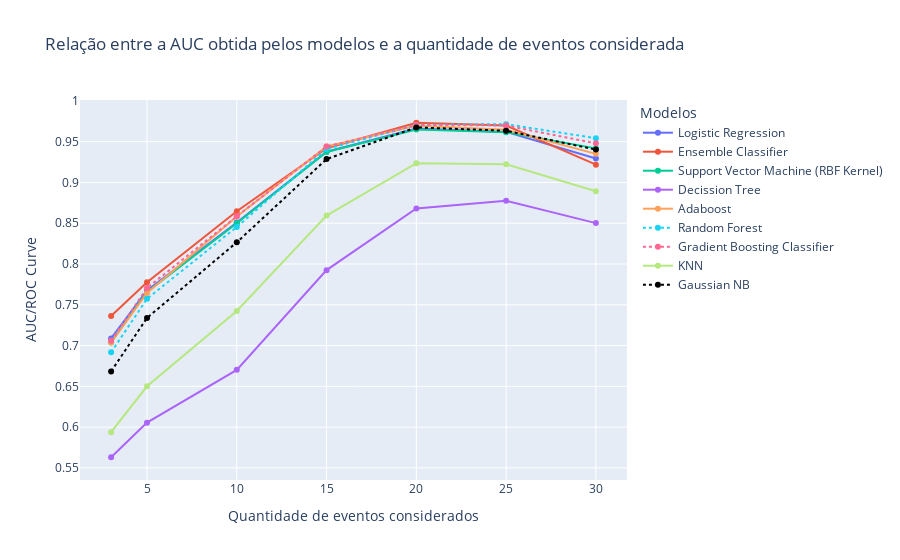

Write notebook code for a chart like this one.
### Code cell
fig = px.line(df, color='model', markers=True, x='amount_events', y='auc',labels={"amount_events": "Quantidade de eventos considerados","auc": "AUC/ROC Curve","model": "Modelos"},title="Relação entre a AUC obtida pelos modelos e a quantidade de eventos considerada")
fig.update_traces(patch={"line": {"dash": 'dot'}}, selector={"legendgroup": "Gradient Boosting Classifier"})
fig.update_traces(patch={"line": {"dash": 'dot'}}, selector={"legendgroup": "Random Forest"})
fig.update_traces(patch={"line": {'color': 'black',"dash": 'dot'}}, selector={"legendgroup": "Gaussian NB"})
fig.show()

### Figure 1 — Plotly figure (JSON) as saved in the notebook; plotly's stock layout.template omitted (floating-point values rounded to 4 significant figures)
{"data": [{"hovertemplate": "Modelos=Logistic Regression<br>Quantidade de eventos considerados=%{x}<br>AUC/ROC Curve=%{y}<extra></extra>", "legendgroup": "Logistic Regression", "line": {"color": "#636efa", "dash": "solid"}, "marker": {"symbol": "circle"}, "mode": "markers+lines", "name": "Logistic Regression", "orientation": "v", "showlegend": true, "type": "scatter", "x": [3, 5, 10, 15, 20, 25, 30], "xaxis": "x", "y": [0.7088, 0.7676, 0.8509, 0.9377, 0.9663, 0.962, 0.9293], "yaxis": "y"}, {"hovertemplate": "Modelos=Ensemble Classifier<br>Quantidade de eventos considerados=%{x}<br>AUC/ROC Curve=%{y}<extra></extra>", "legendgroup": "Ensemble Classifier", "line": {"color": "#EF553B", "dash": "solid"}, "marker": {"symbol": "circle"}, "mode": "markers+lines", "name": "Ensemble Classifier", "orientation": "v", "showlegend": true, "type": "scatter", "x": [3, 5, 10, 15, 20, 25, 30], "xaxis": "x", "y": [0.7361, 0.7776, 0.8648, 0.9419, 0.9732, 0.9699, 0.9218], "yaxis": "y"}, {"hovertemplate": "Modelos=Support Vector Machine (RBF Kernel)<br>Quantidade de eventos considerados=%{x}<br>AUC/ROC Curve=%{y}<extra></extra>", "legendgroup": "Support Vector Machine (RBF Kernel)", "line": {"color": "#00cc96", "dash": "solid"}, "marker": {"symbol": "circle"}, "mode": "markers+lines", "name": "Support Vector Machine (RBF Kernel)", "orientation": "v", "showlegend": true, "type": "scatter", "x": [3, 5, 10, 15, 20, 25, 30], "xaxis": "x", "y": [0.7039, 0.7658, 0.85, 0.9374, 0.9649, 0.9615, 0.9418], "yaxis": "y"}, {"hovertemplate": "Modelos=Decission Tree<br>Quantidade de eventos considerados=%{x}<br>AUC/ROC Curve=%{y}<extra></extra>", "legendgroup": "Decission Tree", "line": {"color": "#ab63fa", "dash": "solid"}, "marker": {"symbol": "circle"}, "mode": "markers+lines", "name": "Decission Tree", "orientation": "v", "showlegend": true, "type": "scatter", "x": [3, 5, 10, 15, 20, 25, 30], "xaxis": "x", "y": [0.5631, 0.6055, 0.6702, 0.7925, 0.8681, 0.8776, 0.8502], "yaxis": "y"}, {"hovertemplate": "Modelos=Adaboost<br>Quantidade de eventos considerados=%{x}<br>AUC/ROC Curve=%{y}<extra></extra>", "legendgroup": "Adaboost", "line": {"color": "#FFA15A", "dash": "solid"}, "marker": {"symbol": "circle"}, "mode": "markers+lines", "name": "Adaboost", "orientation": "v", "showlegend": true, "type": "scatter", "x": [3, 5, 10, 15, 20, 25, 30], "xaxis": "x", "y": [0.7037, 0.7645, 0.8583, 0.9442, 0.9696, 0.9646, 0.9351], "yaxis": "y"}, {"hovertemplate": "Modelos=Random Forest<br>Quantidade de eventos considerados=%{x}<br>AUC/ROC Curve=%{y}<extra></extra>", "legendgroup": "Random Forest", "line": {"color": "#19d3f3", "dash": "dot"}, "marker": {"symbol": "circle"}, "mode": "markers+lines", "name": "Random Forest", "orientation": "v", "showlegend": true, "type": "scatter", "x": [3, 5, 10, 15, 20, 25, 30], "xaxis": "x", "y": [0.6917, 0.7574, 0.8455, 0.9411, 0.9706, 0.9715, 0.9542], "yaxis": "y"}, {"hovertemplate": "Modelos=Gradient Boosting Classifier<br>Quantidade de eventos considerados=%{x}<br>AUC/ROC Curve=%{y}<extra></extra>", "legendgroup": "Gradient Boosting Classifier", "line": {"color": "#FF6692", "dash": "dot"}, "marker": {"symbol": "circle"}, "mode": "markers+lines", "name": "Gradient Boosting Classifier", "orientation": "v", "showlegend": true, "type": "scatter", "x": [3, 5, 10, 15, 20, 25, 30], "xaxis": "x", "y": [0.7059, 0.7706, 0.8585, 0.944, 0.9706, 0.9698, 0.948], "yaxis": "y"}, {"hovertemplate": "Modelos=KNN<br>Quantidade de eventos considerados=%{x}<br>AUC/ROC Curve=%{y}<extra></extra>", "legendgroup": "KNN", "line": {"color": "#B6E880", "dash": "solid"}, "marker": {"symbol": "circle"}, "mode": "markers+lines", "name": "KNN", "orientation": "v", "showlegend": true, "type": "scatter", "x": [3, 5, 10, 15, 20, 25, 30], "xaxis": "x", "y": [0.5938, 0.6501, 0.7424, 0.8594, 0.9236, 0.9223, 0.8892], "yaxis": "y"}, {"hovertemplate": "Modelos=Gaussian NB<br>Quantidade de eventos considerados=%{x}<br>AUC/ROC Curve=%{y}<extra></extra>", "legendgroup": "Gaussian NB", "line": {"color": "black", "dash": "dot"}, "marker": {"symbol": "circle"}, "mode": "markers+lines", "name": "Gaussian NB", "orientation": "v", "showlegend": true, "type": "scatter", "x": [3, 5, 10, 15, 20, 25, 30], "xaxis": "x", "y": [0.6683, 0.7339, 0.8266, 0.9287, 0.9675, 0.9634, 0.9403], "yaxis": "y"}], "layout": {"legend": {"title": {"text": "Modelos"}, "tracegroupgap": 0}, "title": {"text": "Relação entre a AUC obtida pelos modelos e a quantidade de eventos considerada"}, "xaxis": {"anchor": "y", "domain": [0, 1], "title": {"text": "Quantidade de eventos considerados"}}, "yaxis": {"anchor": "x", "domain": [0, 1], "title": {"text": "AUC/ROC Curve"}}}}
